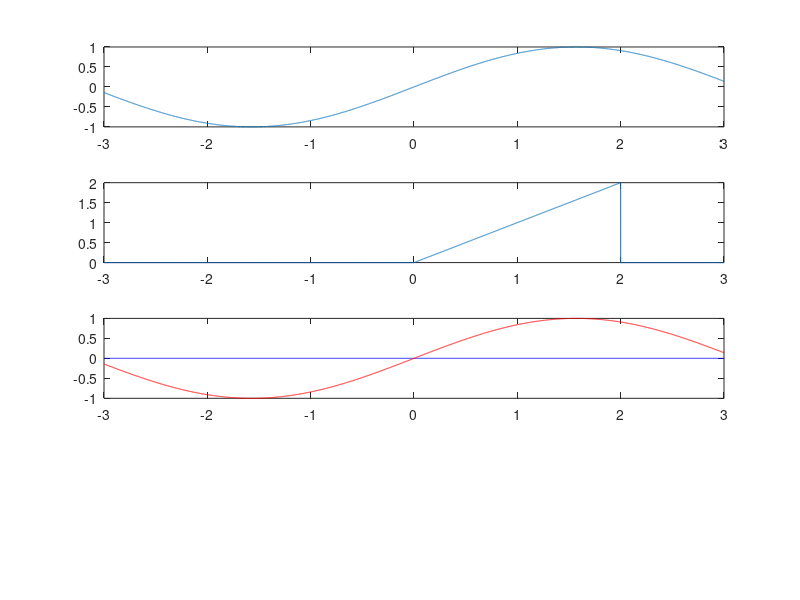

MATLAB code for this plot: (Note: this script raises an error after producing the figure.)
clc
clear all
step_siz_x=0.0005;
t=-3:step_siz_x:3;
appned_zeros=length(t);
zeros_vect_for_cov=appned_zeros;


for ii=1:length(t)
    if(t(ii)<0)
        x(ii)=sin(t(ii));
        y(ii)=0;
    elseif(t(ii)>=0 && t(ii)<=1)
        x(ii)=sin(t(ii));

       y(ii)=t(ii);
    elseif(t(ii)>1 && t(ii)<=2)
        x(ii)=sin(t(ii));
        y(ii)=t(ii);
    else
        x(ii)=sin(t(ii));
        y(ii)=0;   
    end
    

end

% inversioon of the signal

length_of_sqn=length(t);
for ii=1:length_of_sqn
    fliped_y(ii)=y(length_of_sqn-ii+1);
end
prefix_x=zeros(1, 2*zeros_vect_for_cov);
post_fix_x=zeros(1, zeros_vect_for_cov);

fliped_y_with_appneded_zeros=[prefix_x,...
    fliped_y];
moving_signal_for_conv=...
    zeros(1, (length(fliped_y) +  2*appned_zeros) );

vect_zeros=moving_signal_for_conv;

t_new=[NaN*ones(1, zeros_vect_for_cov), t, ...
    NaN*ones(1, zeros_vect_for_cov)];
indexing_new=length(fliped_y_with_appneded_zeros);
x_new=[post_fix_x, x, post_fix_x];
con_output=zeros(1, (length(fliped_y) +  2*appned_zeros) );

subplot(4,1,1),plot(t(1:ii), x(1:ii));
subplot(4,1,2),plot(t(1:ii), y(1:ii));
for ii=1:indexing_new
    moving_signal_for_conv(1, 1:ii)=...
        fliped_y_with_appneded_zeros(1,...
        indexing_new-ii+1:indexing_new);
    

    subplot(4,1,3),plot(t_new, moving_signal_for_conv, 'b', t_new, x_new,'r');
    
    signal_multiplier=moving_signal_for_conv.*x_new;
    con_output(ii)=integration_x(signal_multiplier...
        ,step_siz_x );
    
    subplot(4,1,4),plot(con_output);
    pause(0.001);
end
